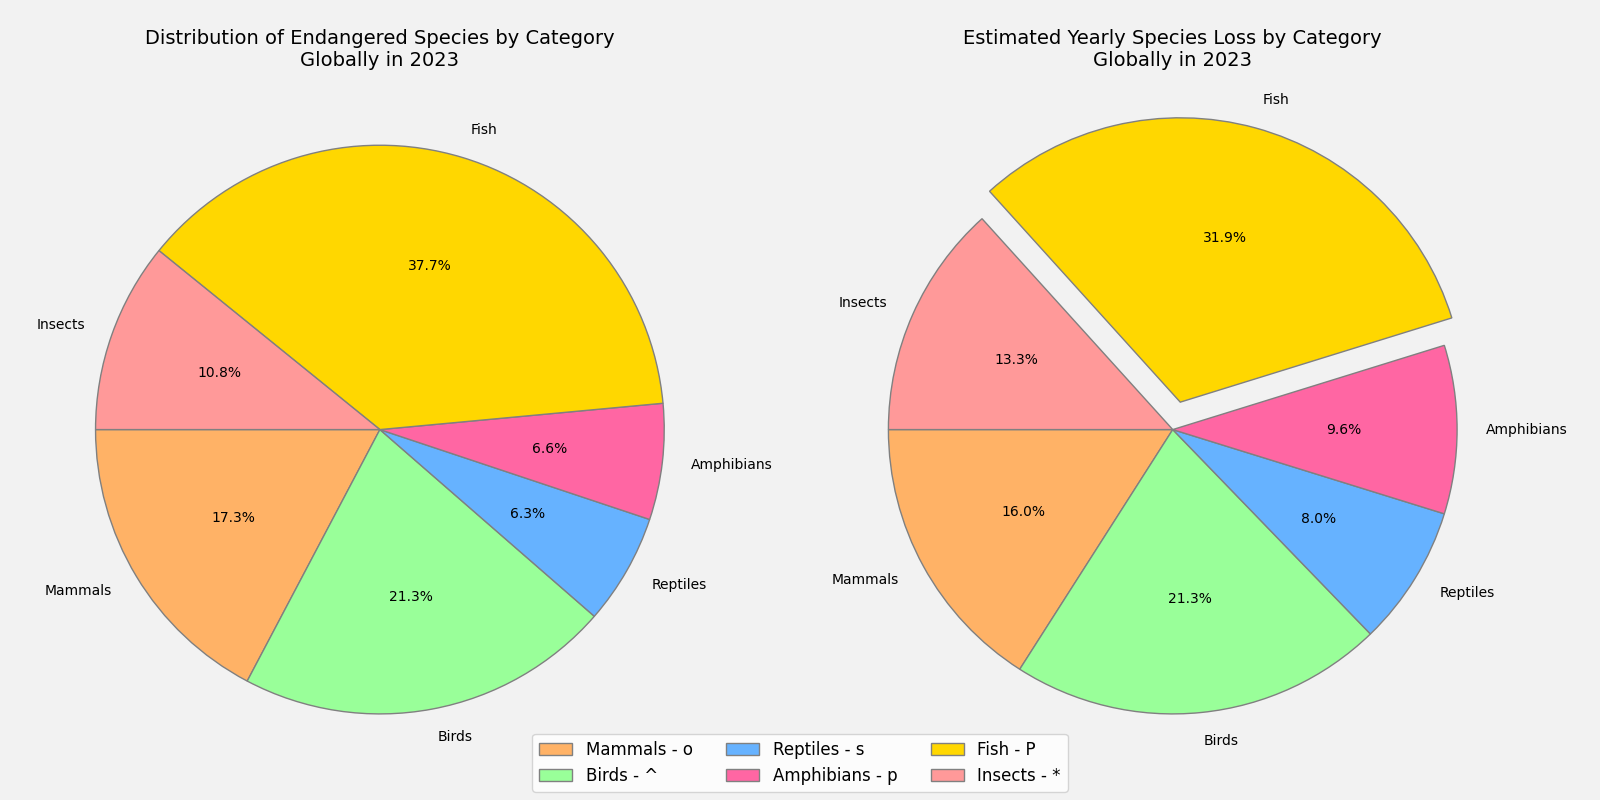

Write the Python code that produced this figure.
import matplotlib.pyplot as plt
import numpy as np

species_categories = ['Mammals', 'Birds', 'Reptiles', 'Amphibians', 'Fish', 'Insects']
number_of_species = [550, 679, 200, 210, 1200, 345]
species_lost_per_year = [30, 40, 15, 18, 60, 25]

# Manually shuffled color order
colors = ['#FFB266', '#99FF99', '#66B2FF', '#FF66A3', '#FFD700', '#FF9999']

fig, (ax1, ax2) = plt.subplots(1, 2, figsize=(16, 8))

ax1.pie(
    number_of_species,
    labels=species_categories,
    autopct='%1.1f%%',
    startangle=180,
    colors=colors,
    wedgeprops={'edgecolor': 'gray'}
)

ax1.set_title('Distribution of Endangered Species by Category\nGlobally in 2023', fontsize=14)

ax2.pie(
    species_lost_per_year,
    labels=species_categories,
    autopct='%1.1f%%',
    startangle=180,
    colors=colors,
    wedgeprops={'edgecolor': 'gray'},
    explode=[0.1 if i == max(species_lost_per_year) else 0 for i in species_lost_per_year]
)

ax2.set_title('Estimated Yearly Species Loss by Category\nGlobally in 2023', fontsize=14)

fig.patch.set_facecolor('#f2f2f2')

# Adjusted marker styles and legend
markers = ['o', '^', 's', 'p', 'P', '*']
legend_labels = [f'{cat} - {mark}' for cat, mark in zip(species_categories, markers)]
plt.figlegend(legend_labels, loc='lower center', ncol=3, fontsize=12)

plt.tight_layout(rect=[0, 0, 1, 0.95])
plt.show()
